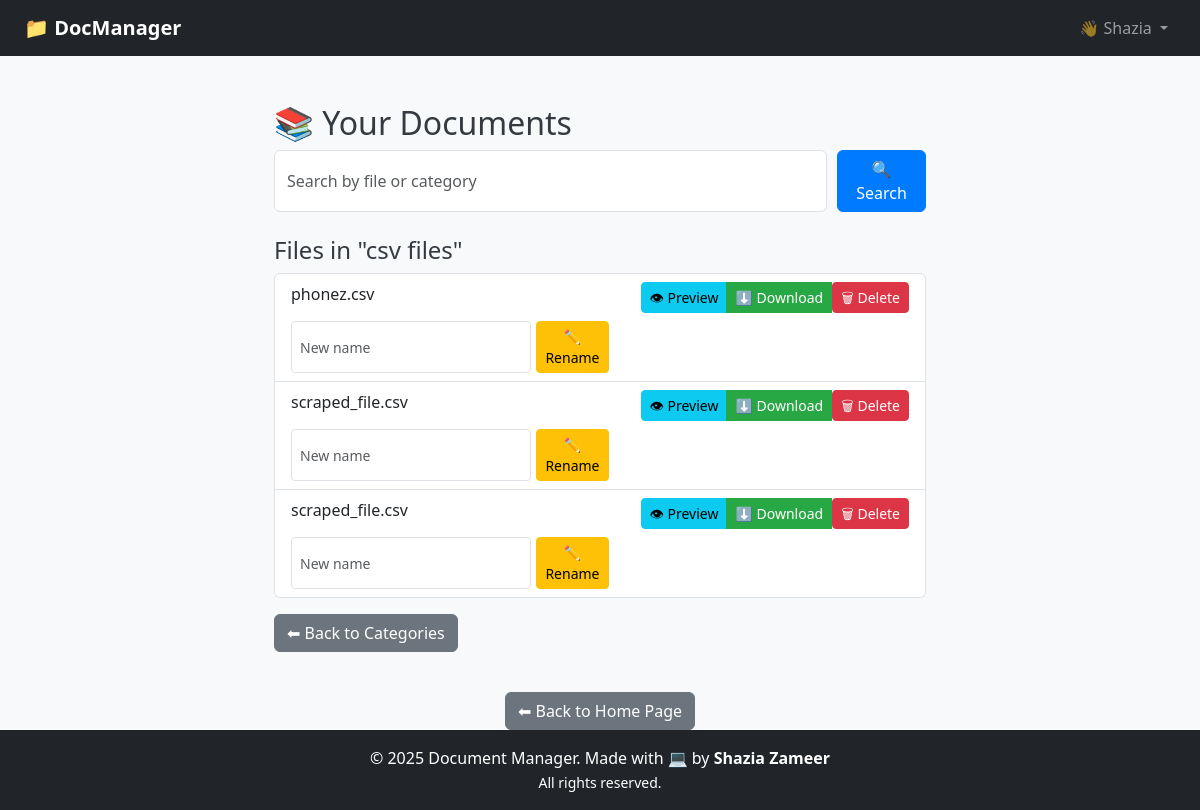
/files/csv files (signed in), run on the app's committed database.
### tables this page shows
CREATE TABLE files (
    id INTEGER PRIMARY KEY AUTOINCREMENT,
    username TEXT NOT NULL,
    filename TEXT NOT NULL,
    category TEXT NOT NULL
);

### app.py (the view)
@app.route('/files/<category>')
def view_category_files(category):
    if 'user' not in session:
        return redirect(url_for('login'))
    username = session['user']
    conn = sqlite3.connect('users.db')
    cursor = conn.cursor()
    cursor.execute("SELECT filename FROM files WHERE username = ? AND category = ?", (username, category))
    files = [row[0] for row in cursor.fetchall()]
    conn.close()
    return render_template('view_files.html', files=files, category=category)

### templates/view_files.html (shortened to what this page needs)
{% extends "base.html" %}
{% block content %}
<div class="container mt-5">
    <h2>📚 Your Documents</h2>
    <form action="{{ url_for('search_files') }}" method="get" class="mb-4 d-flex" style="gap: 10px;">
        <input type="text" name="q" placeholder="Search by file or category" class="form-control" value="{{ search_query if search_query else '' }}">
        <button type="submit" class="btn btn-primary">🔍 Search</button>
    </form>
    {% if search_results %}
        <h4>🔍 Results for "{{ search_query }}"</h4>
        <ul class="list-group">
            {% for file, cat in search_results %}
                <li class="list-group-item d-flex flex-column align-items-start">
                    <div class="d-flex justify-content-between w-100">
                        <span><strong>{{ file }}</strong> in <em>{{ cat }}</em></span>
                        <div class="btn-group">
                            <a href="{{ url_for('download_file', category=cat, filename=file) }}" class="btn btn-sm btn-success">⬇️ Download</a>
                            <form action="{{ url_for('delete_file', category=cat, filename=file) }}" method="post" style="display:inline;">
                                <button type="submit" class="btn btn-sm btn-danger" onclick="return confirm('Delete this file?')">🗑 Delete</button>
                            </form>
                        </div>
                    </div>
                    <form action="{{ url_for('rename_file', category=cat, old_filename=file) }}" method="post" class="d-flex mt-2" style="gap:5px;">
                        <input type="text" name="new_filename" placeholder="New name" class="form-control form-control-sm" required>
                        <button type="submit" class="btn btn-sm btn-warning">✏️ Rename</button>
                    </form>
                </li>
            {% endfor %}
        </ul>
        <a href="{{ url_for('view_files') }}" class="btn btn-secondary mt-3">⬅ Back</a>
    {% elif files %}
        <h4>Files in "{{ category }}"</h4>
        <ul class="list-group">
            {% for file in files %}
                <li class="list-group-item d-flex flex-column align-items-start">
                    <div class="d-flex justify-content-between w-100">
                        {{ file }}
                        <div class="btn-group">
                            <a href="{{ url_for('preview_file', category=category, filename=file) }}" class="btn btn-sm btn-info">👁 Preview</a>
                            <a href="{{ url_for('download_file', category=category, filename=file) }}" class="btn btn-sm btn-success">⬇️ Download</a>
                            <form action="{{ url_for('delete_file', category=category, filename=file) }}" method="post" style="display:inline;">
                                <button type="submit" class="btn btn-sm btn-danger" onclick="return confirm('Delete this file?')">🗑 Delete</button>
                            </form>
                        </div>
                    </div>
                    <form action="{{ url_for('rename_file', category=category, old_filename=file) }}" method="post" class="d-flex mt-2" style="gap:5px;">
                        <input type="text" name="new_filename" placeholder="New name" class="form-control form-control-sm" required>
                        <button type="submit" class="btn btn-sm btn-warning">✏️ Rename</button>
                    </form>
                </li>
            {% endfor %}
        </ul>
        <a href="{{ url_for('view_files') }}" class="btn btn-secondary mt-3">⬅ Back to Categories</a>
    {% else %}
        <p class="text-muted">No files or categories found.</p>
    {% endif %}
</div>
<br>
<div class="d-flex justify-content-center mt-3">
    <a href="{{ url_for('index') }}" class="btn btn-secondary">⬅ Back to Home Page</a>
</div>
{% endblock %}

### static/style.css (style rules this page uses)
body { background-color: #f8f9fa; font-family: 'Segoe UI', sans-serif; }
h1, h2, h4 { color: #343a40; }
.btn-primary { background-color: #007bff; border-color: #007bff; }
.btn-success { background-color: #28a745; border-color: #28a745; }
.container { max-width: 700px; }

### templates/base.html (style rules this page uses)
body { transition: background-color 0.4s ease, color 0.4s ease; }

### data on the page
files: filename "phonez.csv"
files: filename "scraped_file.csv"
files: filename "scraped_file.csv"

### other printed values
{{ session['user'] }} "Shazia"
{{ category }} "csv files"
